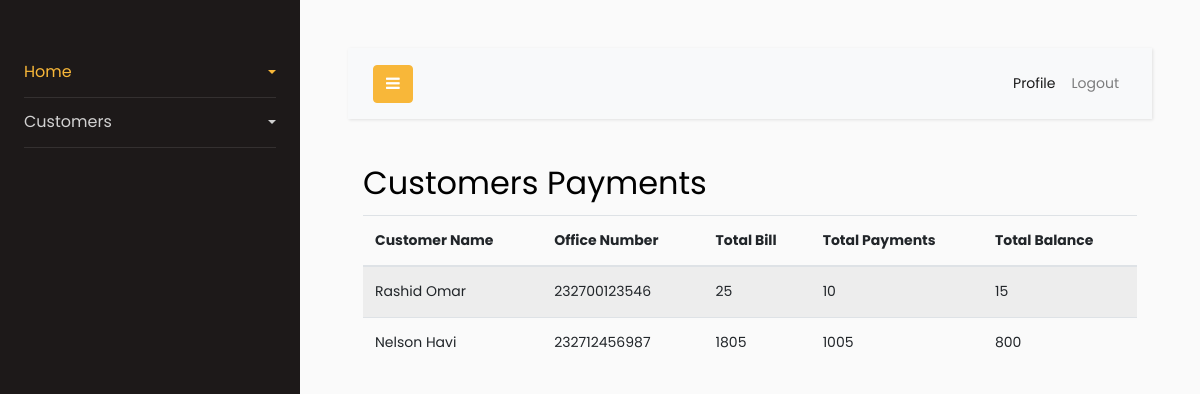
Screenshot of /Employees/payment.php (signed in) with the database file from the repository.
### tables this page shows
CREATE TABLE IF NOT EXISTS `customer` (
  `customerid` int(11) NOT NULL AUTO_INCREMENT,
  `customername` varchar(200) NOT NULL,
  `phone` varchar(200) NOT NULL,
  `email` varchar(200) NOT NULL,
  `region` varchar(200) NOT NULL,
  `password` varchar(200) NOT NULL,
  `date` timestamp NOT NULL DEFAULT current_timestamp() ON UPDATE current_timestamp(),
  PRIMARY KEY (`customerid`)
);

### Employees/payment.php (the view)
<?php include "header.php" ?>
<div class="container">
  <h2>Customers Payments</h2>
  <table class="table table-striped">
    <thead>
      <tr>
        <th>Customer Name</th>
		<th>Office Number</th>
        <th>Total Bill</th>
        <th>Total Payments</th>
		<th>Total Balance</th>
      </tr>
    </thead>
    <tbody>
	<?php
	$station = $_SESSION['station'];
	$stmt = $conn->query("SELECT customer.customerid, customer.phone,customer.customername, customer.region, COALESCE(sum(bills.amount),0) as tb
	FROM customer, bills where  customer.region = '$station' AND customer.customerid = bills.customerid Group By customer.customerid ");
	while($row = $stmt->fetch()){
		$id = $row['customerid'];
		$tb = $row['tb'];
	?>
      <tr>
		<td><?php echo $row['customername']; ?></td>
		<td><?php echo $row['phone']; ?></td>
        <td><?php echo $row['tb']; ?></td>
	<?php
	$stm = $conn->query("SELECT COALESCE(sum(amount),0) as tp
	FROM payment where  customerid = '$id' Group By customerid ");
	while($res = $stm->fetch()){
	?>
		<td><?php echo $res['tp']; ?></td>
		<td><?php echo $tb-$res['tp']; ?></td>
	<?php } ?>
      </tr>
	<?php } ?>
    </tbody>
  </table>
</div>
<?php include "footer.php" ?>

### rows the page displays
customer: customername "Rashid Omar", phone "232700123546", tb "25", tp "10", tp "15"
customer: customername "Nelson Havi", phone "232712456987", tb "1805", tp "1005", tp "800"
